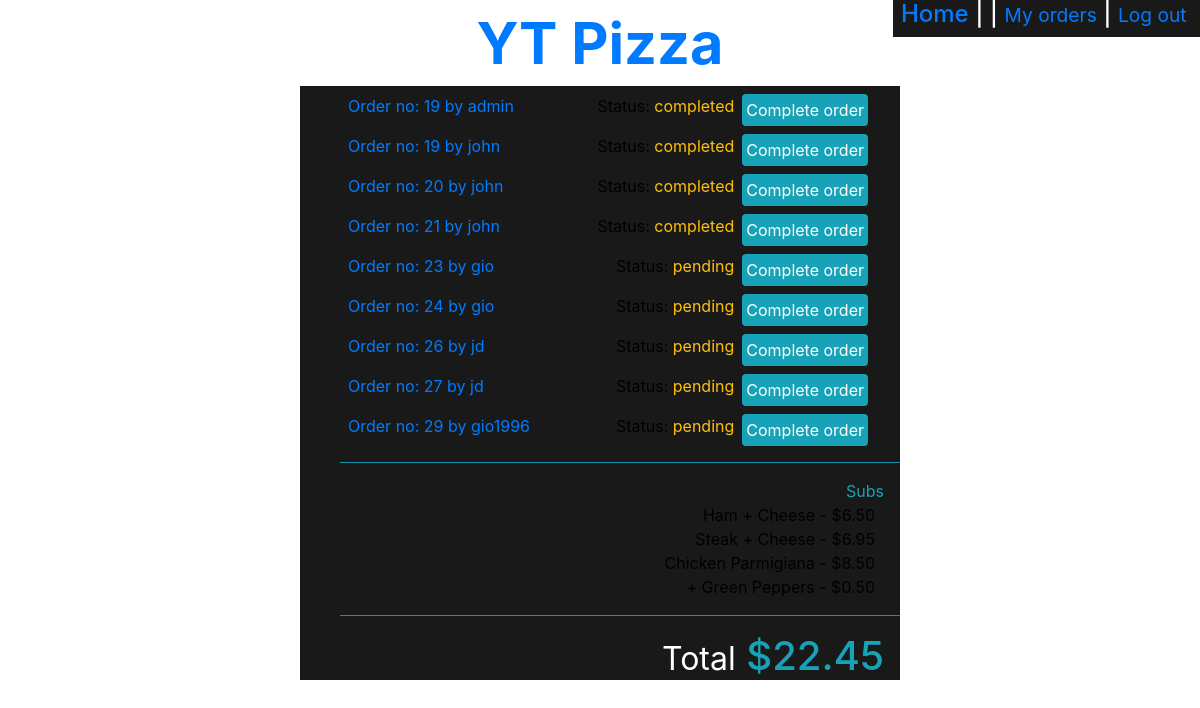
/orders_manager/admin/31, run on the app's committed database.
### orders/models.py (models this page shows, shortened)
class User_order(models.Model):
    user=models.ForeignKey(User,on_delete=models.CASCADE)
    order_number=models.IntegerField(default=0)
    topping_allowance=models.IntegerField(default=0)
    status=models.CharField(max_length=64,default='initiated')

class Order2(models.Model):
    user=models.ForeignKey(User,on_delete=models.CASCADE)
    number=models.IntegerField()
    category=models.CharField(max_length=64,null=True)
    name=models.CharField(max_length=64)
    price=models.DecimalField(max_digits=4,decimal_places=2)
    def __str__(self):
        return f"{self.name} - ${self.price} "

### orders/views.py (the view)
# urls.py: path("orders_manager/<str:user>/<str:order_number>", views.orders_manager, name="orders_manager"),
def orders_manager(request,user,order_number):
    user=User.objects.get(username=user)
    context = {
        "Checkout":Order2.objects.filter(user=user,number=order_number),
        "Checkout_category":Order2.objects.filter(user=user,number=order_number).values_list('category').distinct(),
        "Total":list(Order2.objects.filter(user=user,number=order_number).aggregate(Sum('price')).values())[0],
        "user":request.user,
        "Category": Category.objects.all(),
        "Order_number":order_number,
        "All_orders":User_order.objects.exclude(status='initiated')
    }
    return render(request,"orders_manager.html",context)

### orders/templates/orders_manager.html (shortened to what this page needs)
<!DOCTYPE html>
<html style="height:100%">
<head>
    {% load static %}
    <link rel="stylesheet" type="text/css" href="{% static 'styles.css' %}">
    <link rel="stylesheet" href="https://maxcdn.bootstrapcdn.com/bootstrap/4.1.3/css/bootstrap.min.css">
</head>
<body style="height:100%">
    {% if Category %}
    <div id='username'>
        <h4 class='px-2' ><a href="{% url 'index' %}">Home</a> |
            {{user.username}} |
            {% if not user.is_superuser %}
            <small><a href="{% url 'my_orders' Order_number %}">My orders</a></small> |
            {% endif %}
            <small><a href="{% url 'logout' %}"> Log out&nbsp;</a></small>
        </h4>
    </div>
    {% endif %}
    <p style="font-size:360%;" class='text-center m-0 font-weight-bold'><a href="{% url 'index' %}">YT Pizza</a></p>
    <div id='my_orders_container' class='w-50 mx-auto'>
        <div class=' text-left pr-3'>
            <ul >
                {% for row in All_orders%}
                <li class='p-2' >
                    <a href="{% url 'orders_manager' row.user row.order_number  %}"><span>Order no: {{row.order_number}} by {{row.user}}</span></a>
                    <a href="{% url 'complete_order' row.user row.order_number  %}"><span class='float-right mx-2 p-1 bg-info rounded text-white'>Complete order</span></a>
                    <span class='float-right'>Status: <span class='text-warning'>{{row.status}}</span></span>
                </li>
                {% endfor %}
            </ul>
        </div>
        <ul>
            <hr class='bg-info'>
            {% for check_cat in Checkout_category %}
                <li class='text-info text-right pr-3'>{{check_cat|cut:"("|cut:")"|cut:","|cut:"'"}}</li>
                {% for row in Checkout %}
                {% if row.category == check_cat|cut:"("|cut:")"|cut:","|cut:"'"  %}
                <li class='pr-3 text-right'>{{row}}&nbsp;</li>
                {% endif %}
                {% endfor %}
            {% endfor %}
            <hr class='bg-info'>
            <li class='text-info text-right pr-3 '><h1><small class='text-white'>Total</small> ${{Total|floatformat:2}}</h1></li>
        </ul>
    </div>
</body>
</html>

### orders/static/styles.css (style rules this page uses)
#center_box,#username { background-color: rgba(0, 0, 0, 0.9); color: white; }
#username { position: absolute; right: 0; }
li { list-style-type: none; }
#my_orders_container { background-color: rgba(0, 0, 0, 0.9); color: black; }

### data on the page
User_order: order_number "19", user "admin", status "completed"
User_order: order_number "19", user "john", status "completed"
User_order: order_number "20", user "john", status "completed"
User_order: order_number "21", user "john", status "completed"
User_order: order_number "23", user "gio", status "pending"
User_order: order_number "24", user "gio", status "pending"
User_order: order_number "26", user "jd", status "pending"
User_order: order_number "27", user "jd", status "pending"
User_order: order_number "29", user "gio1996", status "pending"
Order2: name+price "Ham + Cheese - $6.50"
Order2: name+price "Steak + Cheese - $6.95"
Order2: name+price "Chicken Parmigiana - $8.50"
Order2: name+price "+ Green Peppers - $0.50"

### other printed values
{{ check_cat|cut:"("|cut:")"|cut:","|cut:"'" }} "Subs"
{{ Total|floatformat:2 }} "22.45"
